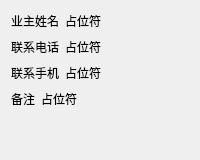
          <widget class="QWidget" name="tab_14">
           <attribute name="icon">
            <iconset resource="main.qrc">
             <normaloff>:/images/quanxian.png</normaloff>:/images/quanxian.png</iconset>
           </attribute>
           <attribute name="title">
            <string>保密信息</string>
           </attribute>
           <layout class="QGridLayout" name="gridLayout_28">
            <item row="0" column="0">
             <layout class="QVBoxLayout" name="verticalLayout_14">
              <item>
               <layout class="QHBoxLayout" name="horizontalLayout_32">
                <item>
                 <widget class="QLabel" name="label_57">
                  <property name="text">
                   <string>业主姓名</string>
                  </property>
                 </widget>
                </item>
                <item>
                 <widget class="QLabel" name="xingmingLabel_4">
                  <property name="text">
                   <string>占位符</string>
                  </property>
                 </widget>
                </item>
                <item>
                 <spacer name="horizontalSpacer_31">
                  <property name="orientation">
                   <enum>Qt::Horizontal</enum>
                  </property>
                  <property name="sizeHint" stdset="0">
                   <size>
                    <width>40</width>
                    <height>20</height>
                   </size>
                  </property>
                 </spacer>
                </item>
               </layout>
              </item>
              <item>
               <layout class="QHBoxLayout" name="horizontalLayout_33">
                <item>
                 <widget class="QLabel" name="label_58">
                  <property name="text">
                   <string>联系电话</string>
                  </property>
                 </widget>
                </item>
                <item>
                 <widget class="QLabel" name="lianxiDianhuaLabel_4">
                  <property name="text">
                   <string>占位符</string>
                  </property>
                 </widget>
                </item>
                <item>
                 <spacer name="horizontalSpacer_32">
                  <property name="orientation">
                   <enum>Qt::Horizontal</enum>
                  </property>
                  <property name="sizeHint" stdset="0">
                   <size>
                    <width>40</width>
                    <height>20</height>
                   </size>
                  </property>
                 </spacer>
                </item>
               </layout>
              </item>
              <item>
               <layout class="QHBoxLayout" name="horizontalLayout_34">
                <item>
                 <widget class="QLabel" name="label_59">
                  <property name="text">
                   <string>联系手机</string>
                  </property>
                 </widget>
                </item>
                <item>
                 <widget class="QLabel" name="shoujiLabel_4">
                  <property name="text">
                   <string>占位符</string>
                  </property>
                 </widget>
                </item>
                <item>
                 <spacer name="horizontalSpacer_33">
                  <property name="orientation">
                   <enum>Qt::Horizontal</enum>
                  </property>
                  <property name="sizeHint" stdset="0">
                   <size>
                    <width>40</width>
                    <height>20</height>
                   </size>
                  </property>
                 </spacer>
                </item>
               </layout>
              </item>
              <item>
               <layout class="QHBoxLayout" name="horizontalLayout_35">
                <item>
                 <widget class="QLabel" name="label_60">
                  <property name="text">
                   <string>备注</string>
                  </property>
                 </widget>
                </item>
                <item>
                 <widget class="QLabel" name="beizhuLabel_4">
                  <property name="text">
                   <string>占位符</string>
                  </property>
                 </widget>
                </item>
                <item>
                 <spacer name="horizontalSpacer_34">
                  <property name="orientation">
                   <enum>Qt::Horizontal</enum>
                  </property>
                  <property name="sizeHint" stdset="0">
                   <size>
                    <width>40</width>
                    <height>20</height>
                   </size>
                  </property>
                 </spacer>
                </item>
               </layout>
              </item>
              <item>
               <spacer name="verticalSpacer_11">
                <property name="orientation">
                 <enum>Qt::Vertical</enum>
                </property>
                <property name="sizeHint" stdset="0">
                 <size>
                  <width>20</width>
                  <height>40</height>
                 </size>
                </property>
               </spacer>
              </item>
             </layout>
            </item>
           </layout>
          </widget>
